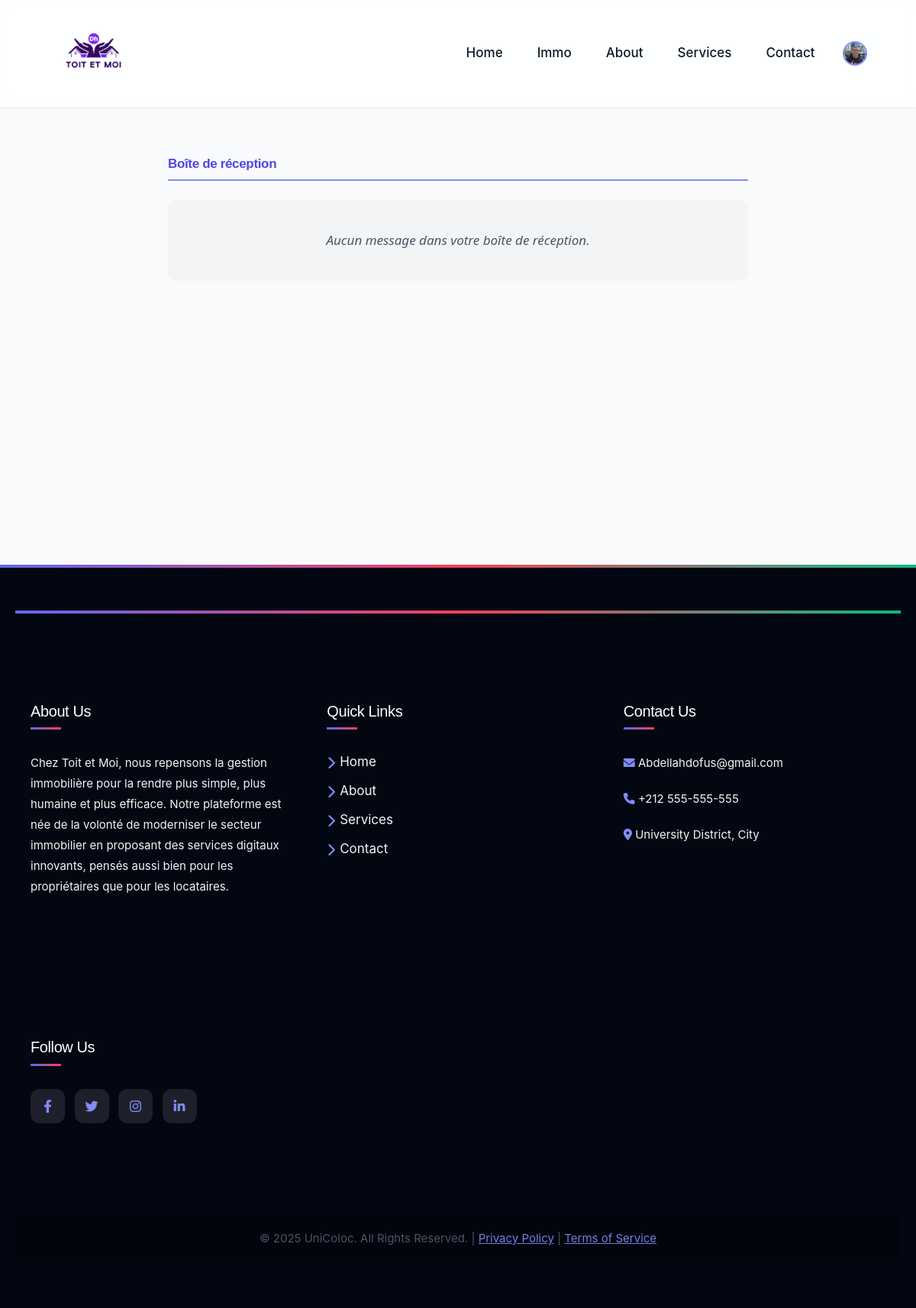
Page /inbox/ (signed in) on the earlier database version.
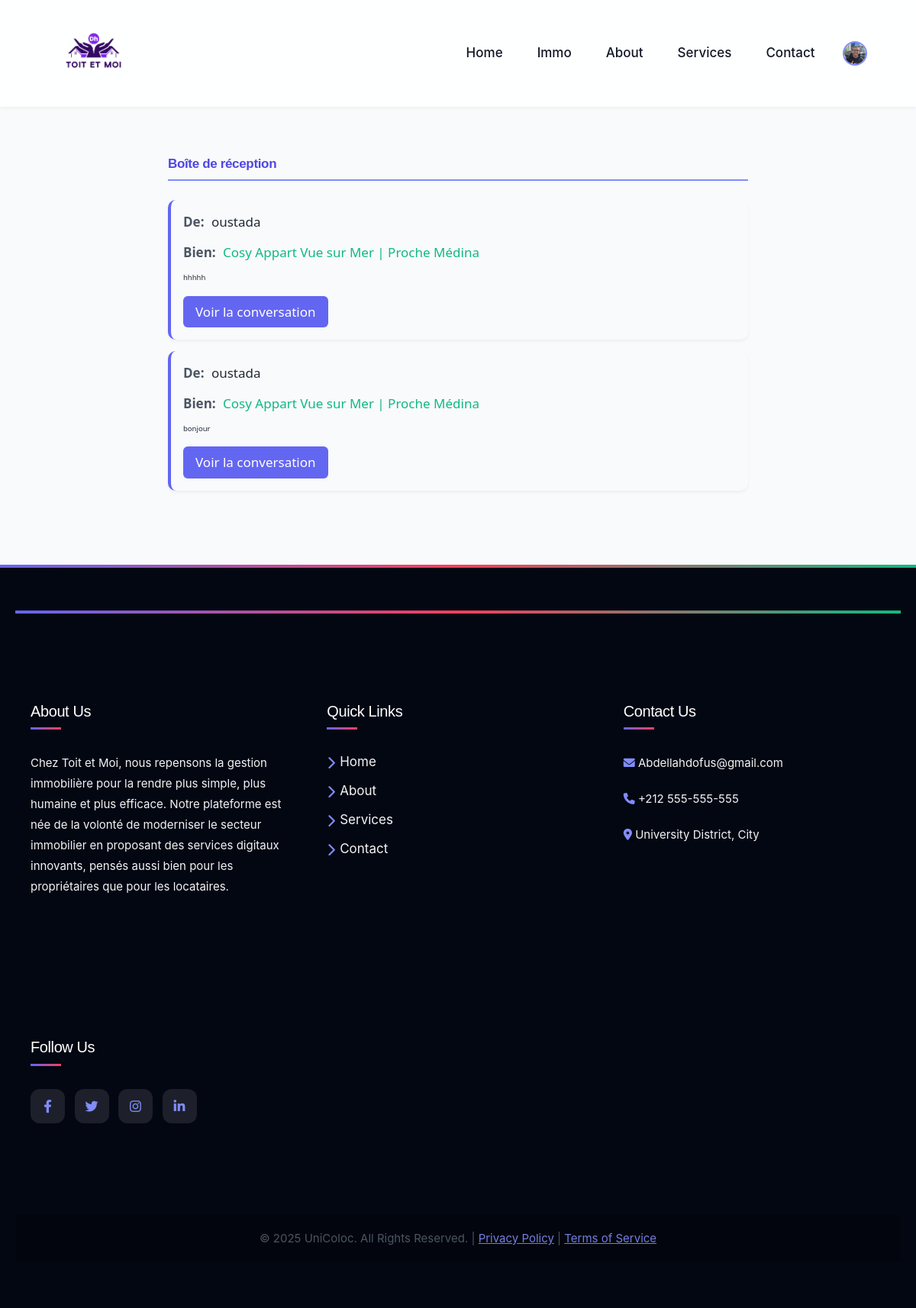
Same page on the later database version.
### app/models.py (models this page shows, shortened)
class Message(models.Model):
    sender = models.ForeignKey(settings.AUTH_USER_MODEL, related_name='sent_messages', on_delete=models.CASCADE )
    recipient = models.ForeignKey(settings.AUTH_USER_MODEL, related_name='received_messages', on_delete=models.CASCADE)
    bien = models.ForeignKey(BienImmo, related_name='messages', on_delete=models.CASCADE)
    content = models.TextField()
    timestamp = models.DateTimeField(auto_now_add=True)
    is_read = models.BooleanField(default=False)
    class Meta:
        ordering = ['timestamp']

class CustomUser(AbstractUser):
    status = [
        ('entrepreneur', 'entrepreneur'),
        ('client', ' client'),
        ('admin','admin'),
        ('visiteur','visiteur')
    ]
    status = models.CharField(max_length=50, default='visiteur', choices=status)
    profile_picture = models.ImageField(upload_to='locataire_profile_pics/',default='locataire_profile_pics/car-rental-vector-13423582.png', null=True, blank=True)
    phone_number = models.CharField(max_length=15, null=True, blank=True)
    date_of_birth = models.DateField(null=True, blank=True)
    address = models.CharField(max_length=255, null=True, blank=True)
    Carteid= models.CharField(max_length=100, null=True, blank=True)

class BienImmo(models.Model):
    x = [
        ('a vendre', 'a vendre'),
        ('a louer', 'a louer')
    ]
    name = models.CharField(max_length=200, default='nouvelle apartement')
    type = models.CharField(max_length=50, null=True, blank=True, choices=x)
    price = models.DecimalField(max_digits=15, decimal_places=2)
    content = models.TextField()
    address = models.CharField(max_length=255, default='')
    image1 = models.ImageField(upload_to='photos/%y/%m/%d', default='photos/25/04/25/pfp.jpg')
    image2 = models.ImageField(upload_to='photos/%y/%m/%d', default='photos/25/04/25/pfp.jpg')
    image3 = models.ImageField(upload_to='photos/%y/%m/%d', default='photos/25/04/25/pfp.jpg')
    image4 = models.ImageField(upload_to='photos/%y/%m/%d', default='photos/25/04/25/pfp.jpg')
    image5 = models.ImageField(upload_to='photos/%y/%m/%d', default='photos/25/04/25/pfp.jpg')
    user = models.ForeignKey(entrepreneur,on_delete=models.CASCADE)
    active = models.BooleanField(default=True)
    class Meta:
        ordering = ['price']

### app/views.py (the view)
# urls.py: path('inbox/', views.inbox, name='inbox'),
@login_required
def inbox(request):
    messages_received = Message.objects.filter(recipient=request.user).order_by('-timestamp')
    return render(request, 'messaging/inbox.html', {'messages': messages_received})

### templates/messaging/inbox.html (shortened to what this page needs)
{% extends 'base.html' %}
{% block content %}
<div class="inbox-container">
  <h2>Boîte de réception</h2>
  {% for message in messages %}
    <div class="message-card">
      <div class="message-meta">
        <span class="message-label">De:</span>
        <span class="message-value">{{ message.sender.username }}</span>
      </div>
      <div class="message-meta">
        <span class="message-label">Bien:</span>
        <span class="property-name">{{ message.bien.name }}</span>
      </div>
      <p class="message-preview">{{ message.content|truncatechars:100 }}</p>
      <a href="{% url 'conversation' bien_id=message.bien.id recipient_id=message.sender.id %}" class="view-conversation">Voir la conversation</a>
    </div>
  {% empty %}
    <div class="no-messages">
      <p>Aucun message dans votre boîte de réception.</p>
    </div>
  {% endfor %}
</div>
{% endblock content %}

Differences in the rows shown:
added Message: sender.username "oustada", bien.name "Cosy Appart Vue sur Mer | Proche Médina", content "hhhhh"
added Message: sender.username "oustada", bien.name "Cosy Appart Vue sur Mer | Proche Médina", content "bonjour"
Other differences:
text no longer shown: "Aucun message dans votre boîte de réception."
